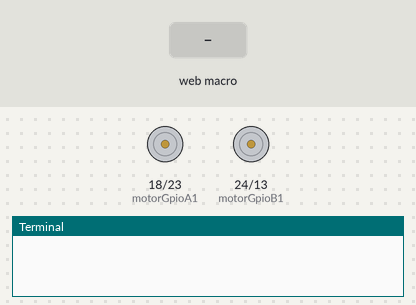
Recording of a program running on a simulated Raspberry Pi (BCM pin numbers). On the bench: motor-driver pin pairs drawn as motors (green arrow = first pin HIGH = forward, orange = second pin HIGH = backward, longer = more drive), the last lines printed to the terminal. Inputs (shaded band) come from the test bench. The WebIOPi server calls setup() once and loop() repeatedly.

Above: at 1.2 s.
1.3 s: macro FW called from the web page (any arguments are "1")
At 2.0 s:
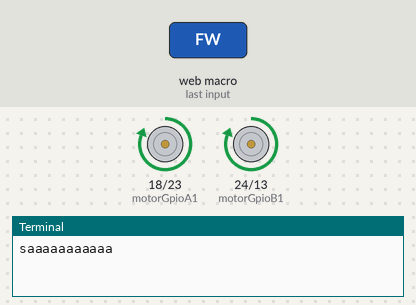
2.8 s: macro BK called from the web page (any arguments are "1")
At 3.2 s:
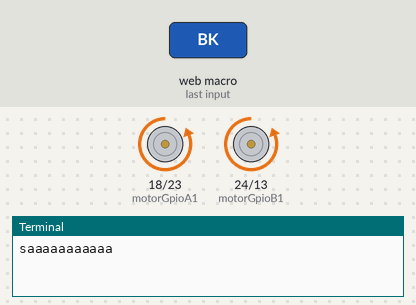
4.3 s: macro LT called from the web page (any arguments are "1")
At 5.5 s:
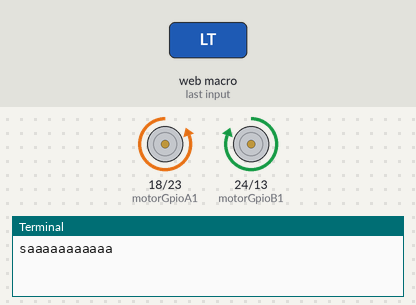
5.8 s: macro RT called from the web page (any arguments are "1")
At 6.6 s:
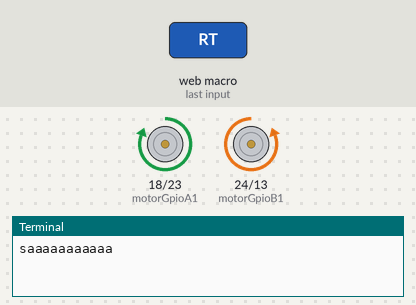
7.3 s: macro ST called from the web page (any arguments are "1")
At 7.8 s:
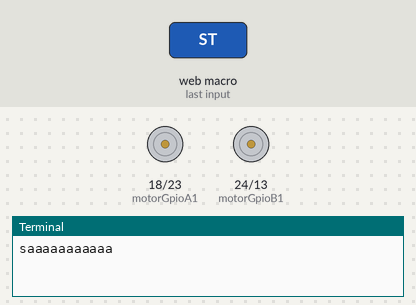
Timing chart, 0 to 9.8 s (numbered marks = the images above; inputs shaded):
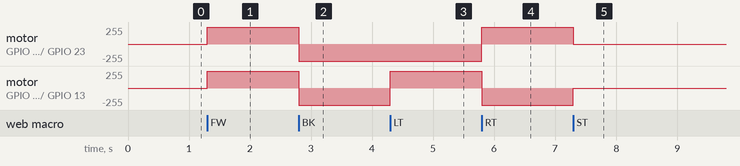

The program:

raspi_car_sp.py
```python
# coding: utf-8
## inport文
import webiopi
import RPi.GPIO as GPIO

##　初期化
GPIO.setmode(GPIO.BCM)
motorGpioA1 = 18
motorGpioA2 = 23
motorGpioB1 = 24
motorGpioB2 = 13


def setup():
    GPIO.setup(motorGpioA1, GPIO.OUT)
    GPIO.setup(motorGpioA2, GPIO.OUT)
    GPIO.setup(motorGpioB1, GPIO.OUT)
    GPIO.setup(motorGpioB2, GPIO.OUT)


## 以下マクロ　前進　
@webiopi.macro
def FW():
    print("saaaaaaaaaaa")
    GPIO.output(motorGpioA1,True)
    GPIO.output(motorGpioA2,False)
    GPIO.output(motorGpioB1,True)
    GPIO.output(motorGpioB2,False)

## 後退
@webiopi.macro
def BK():
    GPIO.output(motorGpioA1,False)
    GPIO.output(motorGpioA2,True)
    GPIO.output(motorGpioB1,False)
    GPIO.output(motorGpioB2,True)

## 左旋回
@webiopi.macro
def LT():
    GPIO.output(motorGpioA1,False)
    GPIO.output(motorGpioA2,True)
    GPIO.output(motorGpioB1,True)
    GPIO.output(motorGpioB2,False)

## 右旋回
@webiopi.macro
def RT():
    GPIO.output(motorGpioA1,True)
    GPIO.output(motorGpioA2,False)
    GPIO.output(motorGpioB1,False)
    GPIO.output(motorGpioB2,True)

## 停止
@webiopi.macro
def ST():
    GPIO.output(motorGpioA1,False)
    GPIO.output(motorGpioA2,False)
    GPIO.output(motorGpioB1,False)
    GPIO.output(motorGpioB2,False)
```

Measured:
- after the input at 1.3 s, motor on GPIO 18 (motorGpioA1) / GPIO 23 (motorGpioA2), motor on GPIO 24 (motorGpioB1) / GPIO 13 (motorGpioB2): stopped → forward 255/255 at once
- after the input at 2.8 s, motor on GPIO 18 (motorGpioA1) / GPIO 23 (motorGpioA2), motor on GPIO 24 (motorGpioB1) / GPIO 13 (motorGpioB2): forward 255/255 → backward 255/255 at once
- after the input at 4.3 s, motor on GPIO 24 (motorGpioB1) / GPIO 13 (motorGpioB2): backward 255/255 → forward 255/255 at once
- after the input at 5.8 s, motor on GPIO 18 (motorGpioA1) / GPIO 23 (motorGpioA2): backward 255/255 → forward 255/255 at once; motor on GPIO 24 (motorGpioB1) / GPIO 13 (motorGpioB2): forward 255/255 → backward 255/255 at once
- after the input at 7.3 s, motor on GPIO 18 (motorGpioA1) / GPIO 23 (motorGpioA2): forward 255/255 → stopped at once; motor on GPIO 24 (motorGpioB1) / GPIO 13 (motorGpioB2): backward 255/255 → stopped at once
